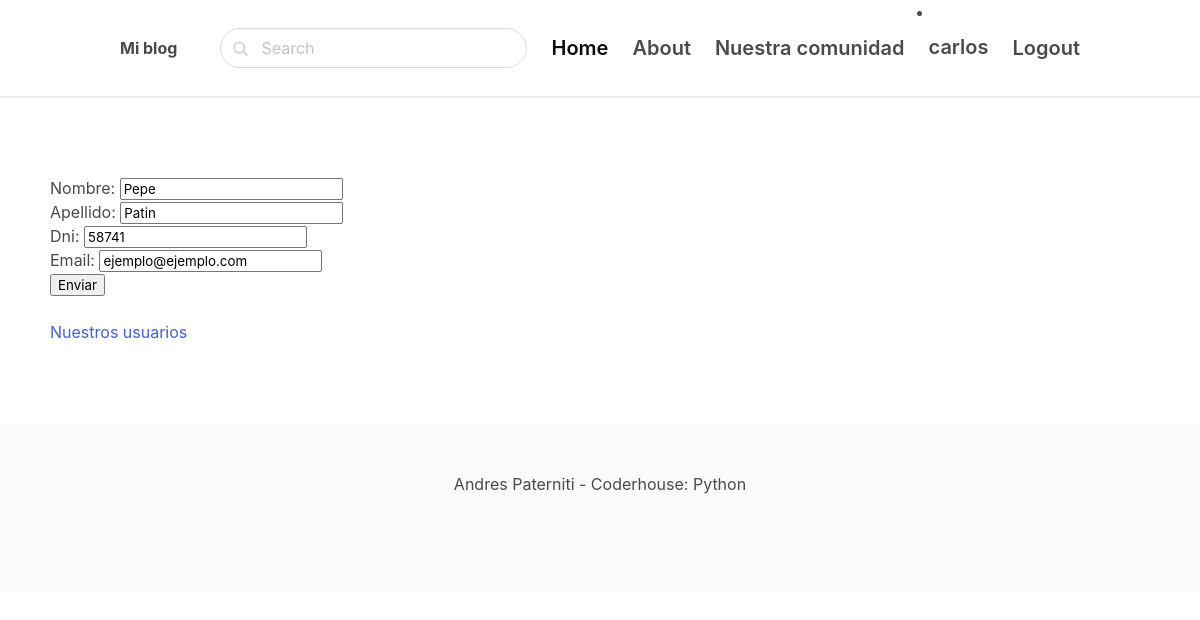
Page /editar-usuario/2/ (signed in) on the committed database.
### blog/models.py (models this page shows, shortened)
class Usuario(models.Model):
    nombre = models.CharField(max_length=256)
    apellido = models.CharField(max_length=256)
    dni = models.CharField(max_length=32)
    email = models.EmailField()
    fecha_nacimiento = models.DateField(null=True)

### blog/views.py (the view)
# urls.py: path('editar-usuario/<int:pk>/',UsuarioUpdateView.as_view(), name="editar_usuario"),
class UsuarioUpdateView(LoginRequiredMixin, UpdateView):
    model = Usuario
    fields = ['nombre', 'apellido', 'dni', 'email']
    success_url = reverse_lazy('lista_usuarios')
    template_name = "blog/formulario_usuario.html"

### blog/templates/blog/formulario_usuario.html (shortened to what this page needs)
{% extends "blog/base.html" %}
{% block content %}
<form method="post">
    {{ form.as_p }}
    <input type="submit" value="Enviar" />
</form>
<br>
<a href="{% url 'lista_usuarios' %}">Nuestros usuarios</a>
{% endblock content %}

### blog/templates/blog/base.html (shortened to what this page needs)
<!DOCTYPE html>
<html>
<head>
    <link rel="stylesheet" href="https://unpkg.com/bulma@0.9.2/css/bulma.min.css">
    <link href="https://stackpath.bootstrapcdn.com/font-awesome/4.7.0/css/font-awesome.min.css" rel="stylesheet"
>
    <head>
    <body>
        <nav class="navbar">
            <div class="container">
                <div class="navbar-brand">
                    <a class="navbar-item" href="/">
                        <strong>Mi blog</strong>
                    </a>
                </div>
                <div id="navbarMenu" class="navbar-menu">
                    <div class="navbar-end">
                        <div class="navbar-item">
                            <form method="get" action="{% url 'buscar' %}">
                                <div class="control has-icons-left">
                                    <input class="input is-rounded" name="query" type="text" placeholder="Search">
                                    <span class="icon is-left">
                                    </span>
                                </div>
                            </form>
                        </div>
                        <a href="/" class="navbar-item is-active is-size-5 has-text-weight-semibold">
                            Home
                        </a>
                        <a href="{% url 'about' %}" class="navbar-item is-size-5 has-text-weight-semibold">
                            About
                        </a>
                        <a href="{% url 'lista_usuarios' %}" class="navbar-item is-size-5 has-text-weight-semibold">
                            Nuestra comunidad
                        </a>
                        {% if user.is_authenticated %}
                        <li>
                            <a href="{% url 'editar_perfil'}" class="navbar-item is-size-5 has-text-weight-semibold">
                                {{user.username}}
                            </a>
                         </li>
                        <a href="{% url 'logout' %}" class="navbar-item is-size-5 has-text-weight-semibold">
                            Logout
                        </a>
                        {% else %}
                            <a href="{% url 'login' %}" class="navbar-item is-active is-size-5 has-text-weight-semibold">Iniciar sesión</a>
                            <a href="{% url 'registro' %}" class="navbar-item is-active is-size-5 has-text-weight-semibold">Registrarse</a>
                        {% endif %}
                        </div>
                    </nav>
            <section style="padding:80px 50px;">
                {% block content %}
                {% endblock %}
        </section>
        <footer class="footer">
            <div class="content has-text-centered">
                <p>
                    Andres Paterniti - Coderhouse: Python
                </p>
            </div>
        </footer>
    </body>
</html>

### blog/templates/blog/base.html (style rules this page uses)
nav.navbar { height: 6rem !important; box-shadow: 0 1px 3px 0 rgba(0, 0, 0, .1), 0 1px 2px 0 rgba(0, 0, 0, .06) !important; }

### rows in the picture
Usuario: nombre "Pepe", apellido "Patin", dni "58741", email "ejemplo@ejemplo.com"

### other values in the picture
{{ user.username }} "carlos"
